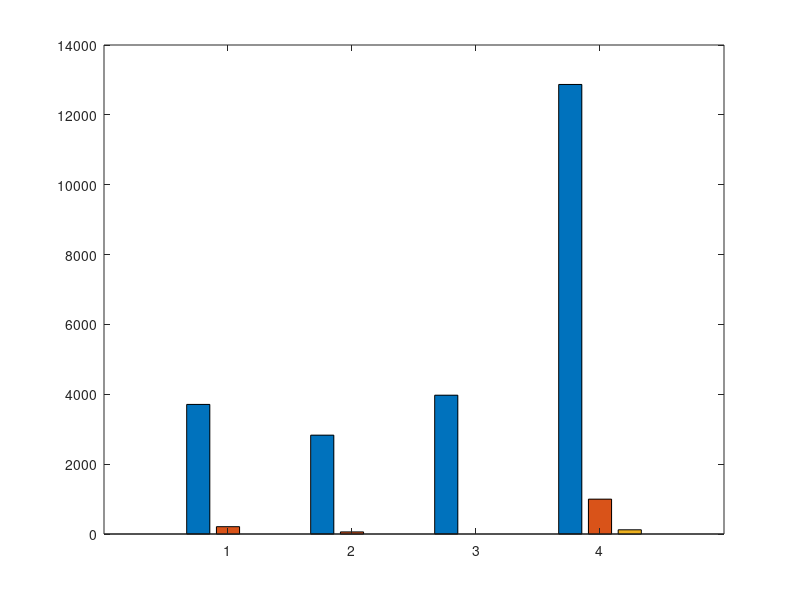

Here is the MATLAB script that generated this plot: (Note: this script raises an error after producing the figure.)
clear; clc; close all;

% ==========================================
% CONFIGURACIÓN GENERAL
% ==========================================
etiquetas_x    = {'Case 1', 'Case 2', 'Case 3', 'Case 4'};
leyendas_pistas = {'1 Pista', '2 Pistas', '3 Pistas'};

colores = [0.2157 0.4706 0.7490;   % azul
           0.3020 0.6863 0.2902;   % verde
           0.8941 0.1020 0.1098];  % rojo

font_size_label  = 13;
font_size_title  = 14;
font_size_legend = 12;
font_size_tick   = 11;

% Datos
matriz_costos = [3710, 210, 0; 2830, 60, 0; 3974, 0, 0; 12870.34, 997.83, 120.60];
matriz_tiempos = [60.00, 60.00, 25.54; 60.00, 60.00, 49.52; 60.00, 21.10, 48.14; 60.00, 60.00, 60.03];
matriz_nodos = [175186, 59686, 21018; 77961, 40876, 28579; 2066485, 14596, 25074; 183388, 19284, 8083];
estado_optimo = [0, 0, 1; 0, 0, 1; 0, 1, 1; 0, 0, 0];

% ==========================================
% GRÁFICO 1: Costo Total
% ==========================================
figure('Name', 'Costo Total', 'Color', 'w', 'Position', [100 500 700 420]);
b1 = bar(matriz_costos);
for k = 1:3, b1(k).FaceColor = colores(k,:); b1(k).EdgeColor = 'none'; end
ax1 = gca; ax1.Color = 'w'; ax1.XColor = 'k'; ax1.YColor = 'k';
ax1.XTickLabel = etiquetas_x; ax1.YGrid = 'on';
title('Costo Total de Penalizaciones', 'FontSize', font_size_title, 'Color', 'k');

lg1 = legend(leyendas_pistas, 'Location', 'northeast');
lg1.FontSize = font_size_legend;
lg1.TextColor = 'w';         
lg1.Color = [0.2 0.2 0.2];    

% ==========================================
% GRÁFICO 2: Tiempo de CPU
% ==========================================
figure('Name', 'Tiempo de CPU', 'Color', 'w', 'Position', [820 500 700 420]);
b2 = bar(matriz_tiempos);
for k = 1:3, b2(k).FaceColor = colores(k,:); b2(k).EdgeColor = 'none'; end
ax2 = gca; ax2.Color = 'w'; ax2.XColor = 'k'; ax2.YColor = 'k';
ax2.XTickLabel = etiquetas_x; ax2.YGrid = 'on'; ylim([0 68]);
title('Tiempo de CPU por Caso', 'FontSize', font_size_title, 'Color', 'k');

lg2 = legend(leyendas_pistas, 'Location', 'northeast');
lg2.TextColor = 'w';          % <--- TEXTO BLANCO
lg2.Color = [0.2 0.2 0.2];    % <--- FONDO OSCURO
yline(60, 'r--', 'Timeout', 'LineWidth', 1.8, 'Color', [0.8 0 0]);

% ==========================================
% GRÁFICO 3: Nodos Explorados
% ==========================================
figure('Name', 'Nodos Explorados', 'Color', 'w', 'Position', [100 50 700 420]);
b3 = bar(matriz_nodos);
for k = 1:3, b3(k).FaceColor = colores(k,:); b3(k).EdgeColor = 'none'; end
ax3 = gca; ax3.Color = 'w'; ax3.XColor = 'k'; ax3.YColor = 'k';
ax3.YScale = 'log'; ax3.XTickLabel = etiquetas_x; ax3.YGrid = 'on';
title('Nodos Explorados (Log)', 'FontSize', font_size_title, 'Color', 'k');

lg3 = legend(leyendas_pistas, 'Location', 'northeast');
lg3.TextColor = 'w';         
lg3.Color = [0.2 0.2 0.2];   

% ==========================================
% GRÁFICO 4: Reducción Porcentual
% ==========================================
reduccion_1a2 = (matriz_costos(:,1) - matriz_costos(:,2)) ./ max(matriz_costos(:,1), 1) * 100;
reduccion_2a3 = (matriz_costos(:,2) - matriz_costos(:,3)) ./ max(matriz_costos(:,2), 1) * 100;
figura4_data = [reduccion_1a2, reduccion_2a3];
figure('Name', 'Reducción de Costo', 'Color', 'w', 'Position', [820 50 700 420]);
colores_reduc = [0.2157 0.4706 0.7490; 0.8941 0.1020 0.1098];
b4 = bar(figura4_data);
for k = 1:2, b4(k).FaceColor = colores_reduc(k,:); b4(k).EdgeColor = 'none'; end
ax4 = gca; ax4.Color = 'w'; ax4.XColor = 'k'; ax4.YColor = 'k';
ax4.XTickLabel = etiquetas_x; ax4.YGrid = 'on'; ylim([0 115]);
title('Reducción Porcentual de Costo', 'FontSize', font_size_title, 'Color', 'k');

lg4 = legend({'1 -> 2 Pistas', '2 -> 3 Pistas'}, 'Location', 'southeast');
lg4.TextColor = 'w';         
lg4.Color = [0.2 0.2 0.2];   

hold on;
offsets4 = [-0.15, 0.15];
for c = 1:n_casos
    for p = 1:2
        xpos = c + offsets4(p); yval = figura4_data(c,p);
        if yval > 1
            text(xpos, yval + 1.5, sprintf('%.1f%%', yval), 'FontSize', 8, 'FontWeight', 'bold', 'HorizontalAlignment', 'center', 'Color', 'k');
        end
    end
end
hold off;
